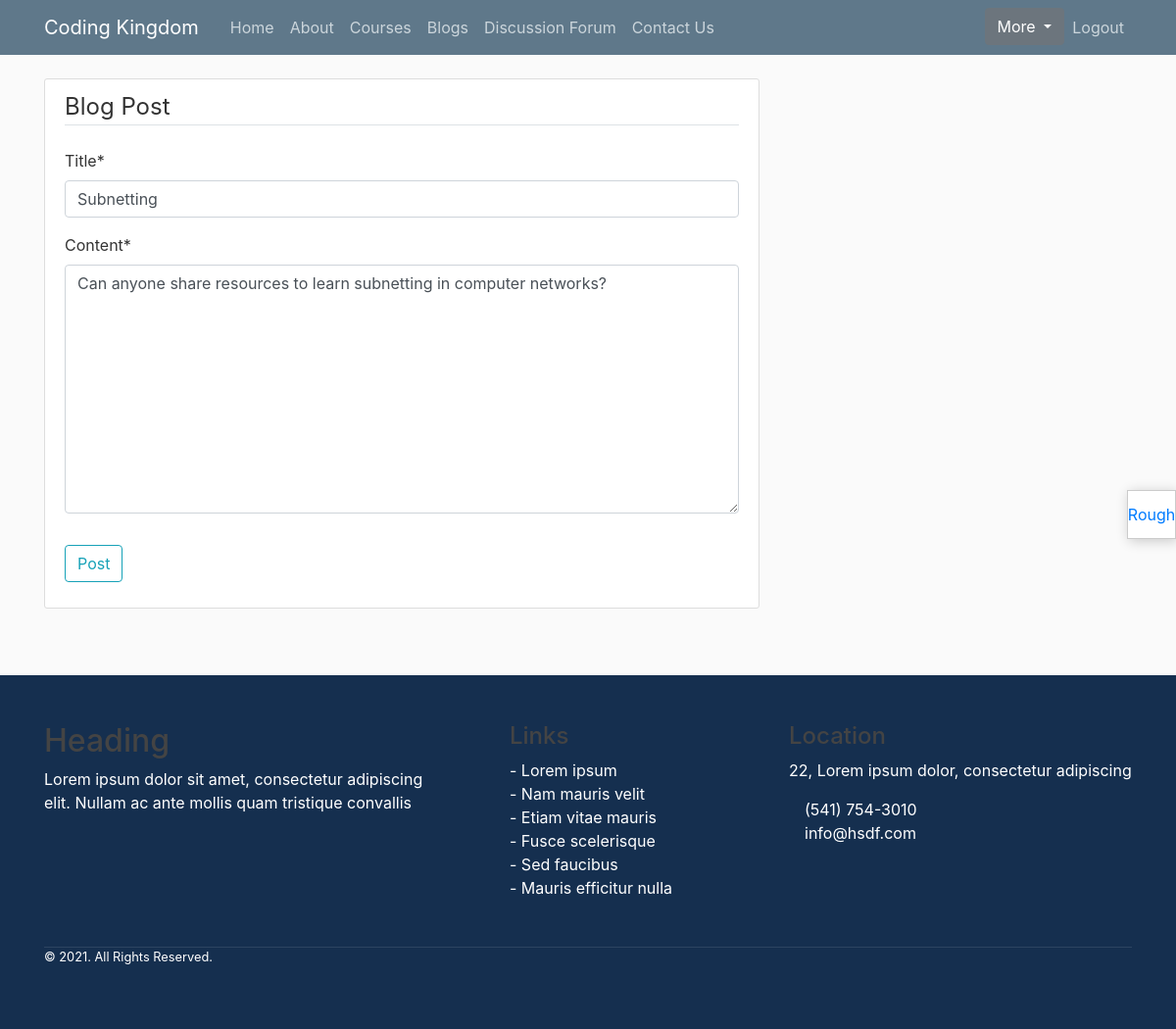
The page /post/35/update/ (signed in) on the database its author committed.
### blog/models.py (models this page shows, shortened)
class Post(models.Model):
    title = models.CharField(max_length=100)
    content = models.TextField()
    date_posted = models.DateTimeField(default=timezone.now)
    author = models.ForeignKey(User, on_delete=models.CASCADE)

### blog/views.py (the view, shortened to what this page needs)
# urls.py: path('post/<int:pk>/update/', PostUpdateView.as_view(), name='post-update'),
class PostUpdateView(LoginRequiredMixin, UserPassesTestMixin, UpdateView):
    model = Post
    fields = ['title', 'content']
    def test_func(self):
        post = self.get_object()
        if self.request.user == post.author:
            return True
        return False

### blog/templates/blog/post_form.html (shortened to what this page needs)
{% extends "blog/base.html" %}
{% load crispy_forms_tags %}
{% block content %}
    <div class="content-section">
        <form method="POST">
            <fieldset class="form-group">
                <legend class="border-bottom mb-4">Blog Post</legend>
                {{ form|crispy }}
            </fieldset>
            <div class="form-group">
                <button class="btn btn-outline-info" type="submit">Post</button>
            </div>
        </form>
    </div>
{% endblock content %}

### blog/static/blog/main.css (style rules this page uses)
body { background: #fafafa; color: #333333; margin-top: 5rem; }
.content-section { background: #ffffff; padding: 10px 20px; border: 1px solid #dddddd; border-radius: 3px; margin-bottom: 20px; }

### rows shown on the page
Post: title "Subnetting", content "Can anyone share resources to learn subnetting in computer networks?"
